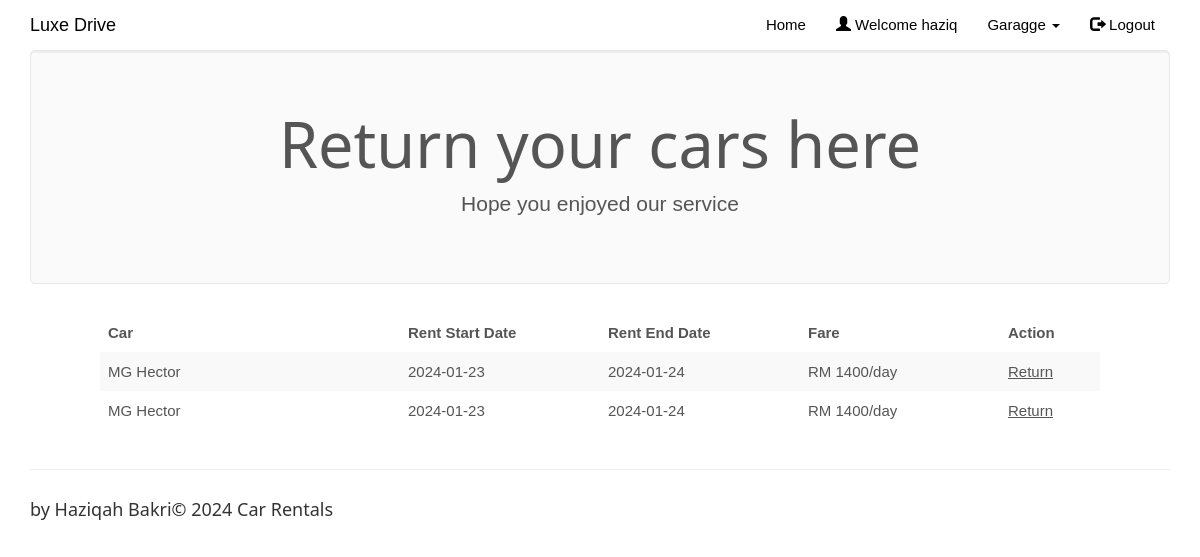
Page /prereturncar.php (signed in) on the committed database.
### tables this page shows
CREATE TABLE `rentedcars` (
  `id` int NOT NULL,
  `customer_username` varchar(50) NOT NULL,
  `car_id` int NOT NULL,
  `driver_id` int NOT NULL,
  `booking_date` date NOT NULL,
  `rent_start_date` date NOT NULL,
  `rent_end_date` date NOT NULL,
  `car_return_date` date DEFAULT NULL,
  `fare` double NOT NULL,
  `charge_type` varchar(25) NOT NULL DEFAULT 'days',
  `distance` double DEFAULT NULL,
  `no_of_days` int DEFAULT NULL,
  `total_amount` double DEFAULT NULL,
  `return_status` varchar(10) NOT NULL
);

CREATE TABLE `cars` (
  `car_id` int NOT NULL,
  `car_name` varchar(50) NOT NULL,
  `car_nameplate` varchar(50) NOT NULL,
  `car_img` varchar(50) DEFAULT 'NA',
  `ac_price` float NOT NULL,
  `non_ac_price` float NOT NULL,
  `ac_price_per_day` float NOT NULL,
  `non_ac_price_per_day` float NOT NULL,
  `car_availability` varchar(10) NOT NULL
);

### prereturncar.php (the view, shortened to what this page needs)
<!DOCTYPE html>
<html>
<?php
$conn = Connect();
?>
<head>
<link rel="stylesheet" href="assets/bootstrap/css/bootstrap.min.css">
<link rel="stylesheet" href="assets/fonts/font-awesome.min.css">
    <link rel="stylesheet" href="assets/w3css/w3.css">
<link rel="stylesheet" type="text/css" href="assets/css/customerlogin.css">
<link rel="stylesheet" type="text/css" media="screen" href="assets/css/clientpage.css" />
</head>
<body id="page-top" data-spy="scroll" data-target=".navbar-fixed-top">
    <nav class="navbar navbar-custom navbar-fixed-top" role="navigation" style="color: black">
        <div class="container">
            <div class="navbar-header">
                <a class="navbar-brand page-scroll" href="index.php">
                   Luxe Drive </a>
            </div>
            <?php
                if(isset($_SESSION['login_client'])){
            ?>
            <div class="collapse navbar-collapse navbar-right navbar-main-collapse">
                <ul class="nav navbar-nav">
                    <li>
                        <a href="index.php">Home</a>
                    </li>
                    <li>
                        <a href="#"><span class="glyphicon glyphicon-user"></span> Welcome <?php echo $_SESSION['login_client']; ?></a>
                    </li>
                    <li>
                    <ul class="nav navbar-nav navbar-right">
            <li><a href="#" class="dropdown-toggle active" data-toggle="dropdown" role="button" aria-haspopup="true" aria-expanded="false"><span class="glyphicon glyphicon-user"></span> Control Panel <span class="caret"></span> </a>
                <ul class="dropdown-menu">
              <li> <a href="entercar.php">Add Car</a></li>
              <li> <a href="enterdriver.php"> Add Driver</a></li>
              <li> <a href="clientview.php">View</a></li>
            </ul>
            </li>
          </ul>
                    </li>
                    <li>
                        <a href="logout.php"><span class="glyphicon glyphicon-log-out"></span> Logout</a>
                    </li>
                </ul>
            </div>
            <?php
                }
                else if (isset($_SESSION['login_customer'])){
            ?>
            <div class="collapse navbar-collapse navbar-right navbar-main-collapse">
                <ul class="nav navbar-nav">
                    <li>
                        <a href="index.php">Home</a>
                    </li>
                    <li>
                        <a href="#"><span class="glyphicon glyphicon-user"></span> Welcome <?php echo $_SESSION['login_customer']; ?></a>
                    </li>
                    <ul class="nav navbar-nav">
            <li><a href="#" class="dropdown-toggle active" data-toggle="dropdown" role="button" aria-haspopup="true" aria-expanded="false"> Garagge <span class="caret"></span> </a>
            </li>
          </ul>
                    <li>
                        <a href="logout.php"><span class="glyphicon glyphicon-log-out"></span> Logout</a>
                    </li>
                </ul>
            </div>
                <?php   }
                ?>
        </div>
    </nav>
<?php $login_customer = $_SESSION['login_customer'];
    $sql1 = "SELECT c.car_name, rc.rent_start_date, rc.rent_end_date, rc.fare, rc.charge_type, rc.id FROM rentedcars rc, cars c
    WHERE rc.customer_username='$login_customer' AND c.car_id=rc.car_id AND rc.return_status='NR'";
    $result1 = $conn->query($sql1);
    if (mysqli_num_rows($result1) > 0) {
?>
<div class="container">
      <div class="jumbotron">
        <h1 class="text-center">Return your cars here</h1>
        <p class="text-center"> Hope you enjoyed our service </p>
      </div>
    </div>
    <div class="table-responsive" style="padding-left: 100px; padding-right: 100px;" >
<table class="table table-striped">
  <thead class="thead-dark">
<tr>
<th width="30%">Car</th>
<th width="20%">Rent Start Date</th>
<th width="20%">Rent End Date</th>
<th width="20%">Fare</th>
<th width="10%">Action</th>
</tr>
</thead>
<?php
        while($row = mysqli_fetch_assoc($result1)) {
?>
<tr>
<td><?php echo $row["car_name"]; ?></td>
<td><?php echo $row["rent_start_date"] ?></td>
<td><?php echo $row["rent_end_date"]; ?></td>
<td>RM <?php
    if($row["charge_type"] == "days"){
        echo ($row["fare"] . "/day");
    } else {
        echo ($row["fare"] . "/km");
    }
?></td>
<td><a href="returncar.php?id=<?php echo $row["id"];?>"> Return </a></td>
</tr>
<?php        } ?>
                </table>
                </div>
            <?php
        } ?>
</body>
<footer class="site-footer">
        <div class="container">
            <hr>
            <div class="row">
                <div class="col-sm-6">
                    <h5> by Haziqah Bakri© <?php echo date("Y"); ?> Car Rentals</h5>
                </div>
            </div>
        </div>
    </footer>
</html>

### assets/w3css/w3.css (style rules this page uses)
*,*:before,*:after { box-sizing:inherit }
html { -ms-text-size-adjust:100%;-webkit-text-size-adjust:100% }
body { margin:0 }
article,aside,details,figcaption,figure,footer,header,main,menu,nav,section,summary { display:block }
a { background-color:transparent;-webkit-text-decoration-skip:objects }
hr { box-sizing:content-box;height:0;overflow:visible }
html,body { font-family:Verdana,sans-serif;font-size:15px;line-height:1.5 }
html { overflow-x:hidden }
h1 { font-size:36px }
h5 { font-size:18px }
h1,h2,h3,h4,h5,h6 { font-family:"Segoe UI",Arial,sans-serif;font-weight:400;margin:10px 0 }
hr { border:0;border-top:1px solid #eee;margin:20px 0 }
a { color:inherit }

### assets/css/customerlogin.css (style rules this page uses)
body, html { height: 100%; }
body { padding-top: 50px; background-size: 100%; }
footer { display: block; }

### rows in the picture
rentedcars: car.car_name "MG Hector", rent_start_date "2024-01-23", rent_end_date "2024-01-24", fare "1400"
rentedcars: car.car_name "MG Hector", rent_start_date "2024-01-23", rent_end_date "2024-01-24", fare "1400"

### other values in the picture
$_SESSION['login_customer'] "haziq"
